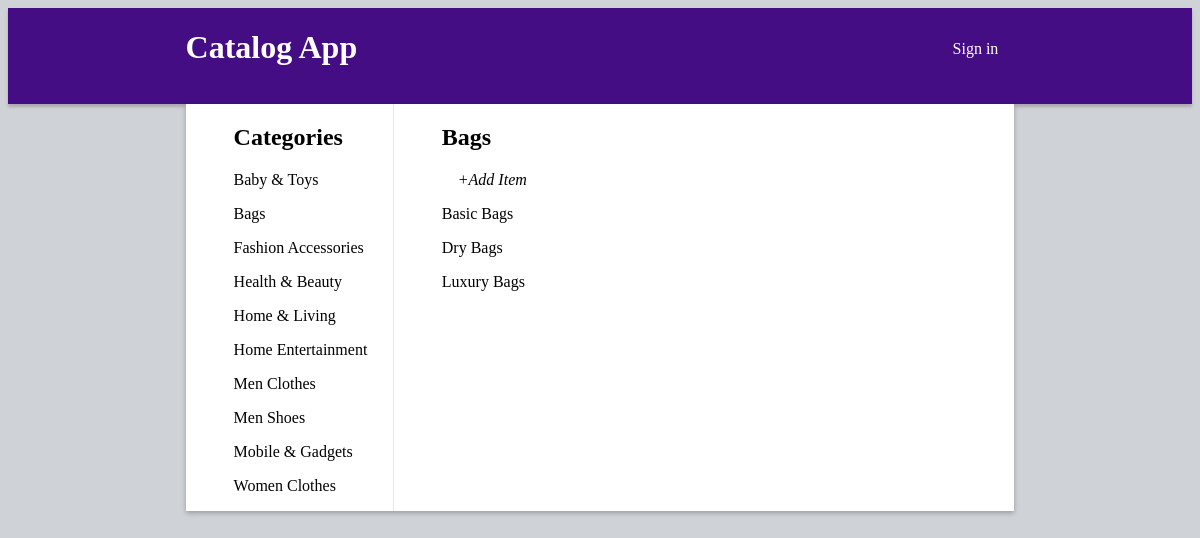
The app's page /category/2/items/ with its own data.
### database_setup.py (models this page shows, shortened)
class Category(Base):
    __tablename__ = 'categories'
    id = Column(Integer, primary_key=True)
    name = Column(String(100))

class Item(Base):
    __tablename__ = 'items'
    id = Column(Integer, primary_key=True)
    category_id = Column(Integer, ForeignKey('categories.id'))
    name = Column(String(100))
    description = Column(String(1000))
    user_id = Column(Integer, ForeignKey('users.id'))
    ctime = Column(DATETIME, nullable=False)
    mtime = Column(DATETIME, nullable=False)
    categories = relationship(Category)
    users = relationship(User)

### application.py (the view)
@app.route('/category/<int:category_id>/')
@app.route('/category/<int:category_id>/items/')
def showCategoryItems(category_id):
    session = DBSession()
    categories = session.query(Category).all()
    category = session.query(Category).filter_by(id=category_id).one()
    items = session.query(Item).filter_by(category_id=category_id).all()
    session.close()
    return render_template(
        "showcategoryitems.html", categories=categories,
        category=category, items=items, login_session=login_session)

### application.py (called while the page is built)
def get_view_rate_limit():
    return getattr(g, '_view_rate_limit', None)

@app.after_request
def inject_x_rate_headers(response):
    limit = get_view_rate_limit()
    if limit and limit.send_x_headers:
        h = response.headers
        h.add('X-RateLimit-Remaining', str(limit.remaining))
        h.add('X-RateLimit-Limit', str(limit.limit))
        h.add('X-RateLimit-Reset', str(limit.reset))
    return response

### templates/showcategoryitems.html (shortened to what this page needs)
<!DOCTYPE html>
<html>
	<head>
		<link rel=stylesheet type=text/css href="{{url_for('static',filename='styles.css')}}">
	</head>
	<body>
		<div class="header">
			<div class="header__inner">
				<div class="app-name">
					<h1>Catalog App</h1>
				</div>
				<div class="login-panel">
					{% if not login_session['email'] %}
						<a href="{{url_for('showLogin')}}">Sign in</a>
					{% endif %}
				</div>
			</div>
		</div>
		<div class="content">
			<div class="categories-list">
				<h2>Categories</h2>
				{% for c in categories %}
				<div>
					<p><a href="{{url_for('showCategoryItems',category_id=c.id)}}">{{c.name}}</a></p>
				</div>
				{% endfor %}
			</div>
			<div class="items-list">
				<h2>{{category.name}}</h2>
				<p><a class="add-item" href="{{url_for('newItem',category_id=category.id)}}">+Add Item</a></p>
				{% for i in items %}
					<div>
						<p><a href="{{url_for('showItemDetails',category_id=i.category_id, item_id=i.id)}}">{{i.name}}</a></p>
					</div>
				{% endfor %}
			</div>
		</div>
	</body>
</html>

### static/styles.css (style rules this page uses)
html { margin: 0; padding: 0; width: 100%; height: 100%; box-sizing: border-box; }
body { background: #cfd2d6; }
a, a:visited { text-decoration: none; color: inherit; }
.header { box-shadow: 0px 3px 3px #AAA9AF; min-height: 56px; background: #440d84; }
.header__inner { width: 70%; margin-left: auto; margin-right: auto; display: flex; position:relative; color: #ffffff; }
.app-name { width:50%; text-align: left; }
.login-panel { width:50%; height:4em; margin-top:2em; text-align: right; padding-right: 1em; }
.content { width: 70%; display: flex; flex-wrap: wrap; box-shadow: 0 2px 5px rgba(0, 0, 0, 0.26); margin-left: auto; margin-right: auto; background: #ffffff; }
.categories-list { width:25%; border-right: 1px solid; border-color: #e3e8ef; }
.categories-list p, .items-list p, .item-details form { text-align: left; padding-left: 3em; }
.categories-list h2, .items-list h2, .item-details h2 { text-align: left; padding-left: 2em; }
.items-list { width:65%; }
.add-item, .home-nav { font-style: italic; padding-left: 1em; padding-top: 1em; }

### records on screen
Category: name "Baby & Toys"
Category: name "Bags"
Category: name "Fashion Accessories"
Category: name "Health & Beauty"
Category: name "Home & Living"
Category: name "Home Entertainment"
Category: name "Men Clothes"
Category: name "Men Shoes"
Category: name "Mobile & Gadgets"
Category: name "Women Clothes"
Item: name "Basic Bags"
Item: name "Dry Bags"
Item: name "Luxury Bags"
